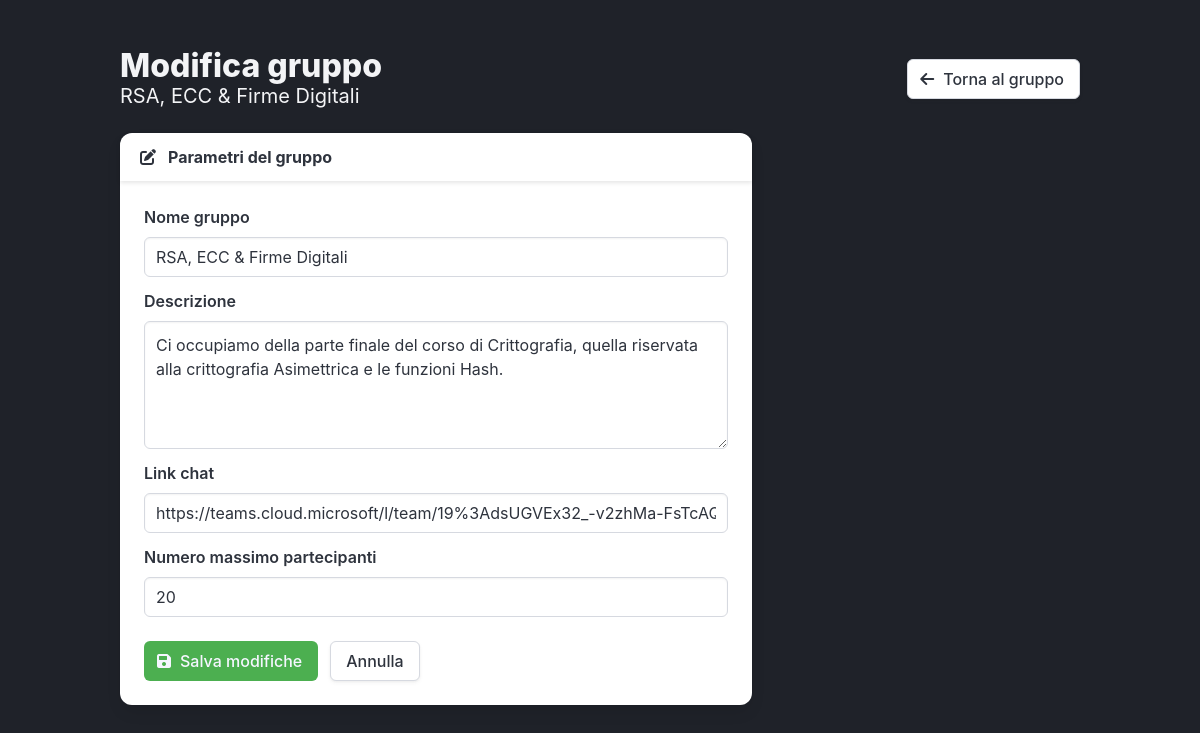
/gruppo/5/modifica/ (signed in), run on an earlier commit of the app's database.
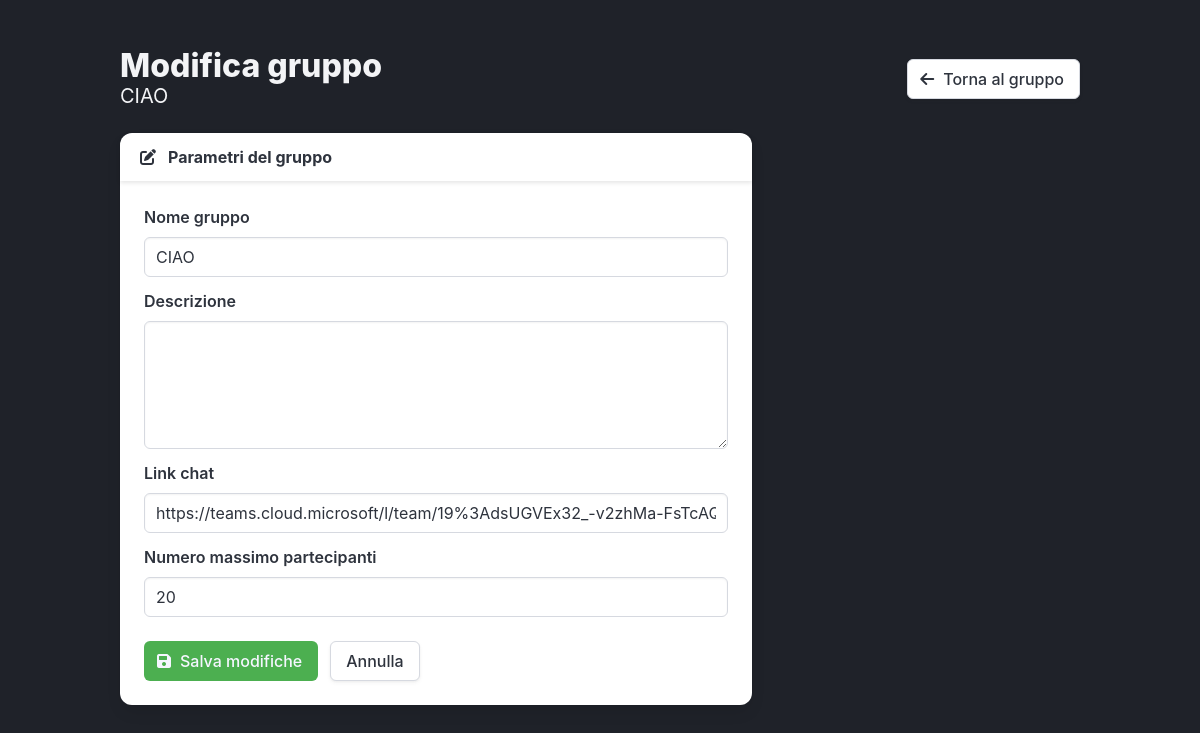
And on a later commit of the database.
### studymatch/models.py (models this page shows)
class Gruppo(models.Model):
    id_gruppo = models.SmallAutoField(primary_key=True)
    nome_gruppo = models.CharField(max_length=50)
    link_chat = models.TextField(null=True, blank=True)
    descrizione = models.TextField(null=True, blank=True, max_length=300)
    max_partecipanti = models.SmallIntegerField(default=5)

### studymatch/views.py (the view)
# urls.py: path('gruppo/<int:id_gruppo>/modifica/', views.modifica_gruppo, name='modifica_gruppo'),
def modifica_gruppo(request, id_gruppo):
    user = request.session.get("user")
    ruolo = request.session.get("ruolo")
    if not user:
        return render(request, "login.html", {"error": "Sessione scaduta"})
    utente = Utente.objects.filter(utente=user).first()
    if not utente:
        request.session.flush()
        return render(request, "login.html", {"error": "Utente non trovato"})
    if ruolo != "admin":
        return home(request, {"error": "Solo gli admin possono modificare i gruppi."})
    gruppo = Gruppo.objects.filter(id_gruppo=id_gruppo).first()
    if not gruppo:
        return home(request, {"error": "Gruppo non trovato"})
    admin = Admin.objects.filter(admin=utente).first()
    gestisce_gruppo = (
        Gestione.objects.filter(admin=admin, id_gruppo=gruppo).exists()
        if admin else False
    )
    if not gestisce_gruppo:
        return home(request, {
            "error": "Non sei autorizzato a modificare questo gruppo."
        })
    context = {
        "utente": utente,
        "ruolo": ruolo,
        "admin": admin,
        "gruppo": gruppo,
    }
    if request.method == "POST":
        aggiorna_gruppo(request, gruppo, context)
    return render(request, "modifica_gruppo.html", context)

### templates/modifica_gruppo.html (shortened to what the changed rows need)
{% extends "index.html" %}
{% block content %}
    <section class="section">
        <div class="container">
            <div class="level mb-5">
                <div class="level-left">
                    <div class="level-item">
                        <div>
                            <h1 class="title has-text-light">
                                Modifica gruppo
                            </h1>
                            <p class="subtitle has-text-light">
                                {{ gruppo.nome_gruppo }}
                            </p>
                        </div>
                    </div>
                </div>
            </div>
            <div class="columns">
                <div class="column is-two-thirds">
                    <div class="card">
                        <div class="card-content">
                            <form method="POST">
                                <div class="field">
                                    <div class="control">
                                        <input class="input"
                                               type="text"
                                               name="nome_gruppo"
                                               id="nome_gruppo"
                                               value="{{ gruppo.nome_gruppo }}"
                                               required>
                                    </div>
                                </div>
                                <div class="field">
                                    <div class="control">
                                        <textarea class="textarea"
                                                  name="descrizione"
                                                  id="descrizione">{{ gruppo.descrizione|default_if_none:'' }}</textarea>
                                    </div>
                                </div>
                                <div class="field">
                                    <div class="control">
                                        <input class="input"
                                               type="url"
                                               name="link_chat"
                                               id="link_chat"
                                               value="{{ gruppo.link_chat|default_if_none:'' }}"
                                               placeholder="https://...">
                                    </div>
                                </div>
                                <div class="field">
                                    <div class="control">
                                        <input class="input"
                                               type="number"
                                               name="max_partecipanti"
                                               id="max_partecipanti"
                                               value="{{ gruppo.max_partecipanti }}"
                                               min="1"
                                               required>
                                    </div>
                                </div>
                            </form>
                        </div>
                    </div>
                </div>
            </div>
        </div>
    </section>
{% endblock %}

What changed in the data, as far as the page shows it:
changed Gruppo: nome_gruppo "RSA, ECC & Firme Digitali" → "CIAO"; descrizione "Ci occupiamo della parte finale del corso di Crittografia, quella riservata alla crittografia Asimettrica e le funzioni Hash." → (not shown)
